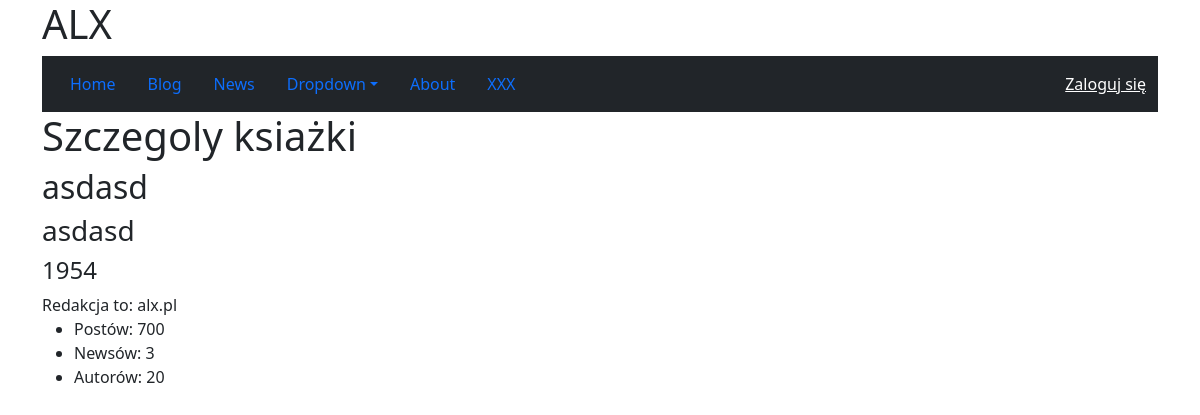
The app's page /books/11/ with its own data.
### books/models.py (models this page shows, shortened)
class Book(models.Model):
    title = models.CharField(max_length=200)
    author = models.CharField(max_length=200)
    published_year = models.PositiveIntegerField()
    is_avilable = models.BooleanField(default=False)
    created_at = models.DateTimeField(auto_now_add=True)

### books/views.py (the view)
# urls.py: path("<int:pk>/", views.BookDetailView.as_view(), name="details"),
class BookDetailView(DetailView):
    model = Book

### blog/contextprocessors.py (called while the page is built)
def posts_count(request):
    return {'posts_count': blog.count_posts()}

### blog/services.py (called while the page is built)
    def count_posts(self):
        return self._posts.count()

### news/context_processors.py (called while the page is built)
def my_context(request):
    return {
        "redakcja": "alx.pl",
        "authors_count": Author.objects.count(),
        "news_count": News.objects.count()
    }

### books/templates/books/book_detail.html
{% extends "base.html" %}
{% block content %}
    <h1>Szczegoly ksiażki</h1>
    <h2>{{ book.title }}</h2>
    <h3>{{ book.author }}</h3>
    <h4>{{ book.published_year }}</h4>
{% endblock content %}

### records on screen
Book: title "asdasd", author "asdasd", published_year "1954"

### other values on screen
{{ redakcja }} "alx.pl"
{{ posts_count }} "700"
{{ news_count }} "3"
{{ authors_count }} "20"
